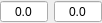
<?xml version="1.0" encoding="UTF-8"?>
<ui version="4.0">
 <class>phase_shift_exposure_and_delay_selector</class>
 <widget class="QWidget" name="phase_shift_exposure_and_delay_selector">
  <property name="geometry">
   <rect>
    <x>0</x>
    <y>0</y>
    <width>91</width>
    <height>20</height>
   </rect>
  </property>
  <property name="windowTitle">
   <string>Form</string>
  </property>
  <layout class="QHBoxLayout" name="horizontalLayout">
   <property name="leftMargin">
    <number>0</number>
   </property>
   <property name="topMargin">
    <number>0</number>
   </property>
   <property name="rightMargin">
    <number>0</number>
   </property>
   <property name="bottomMargin">
    <number>0</number>
   </property>
   <item>
    <widget class="QDoubleSpinBox" name="slm_stability">
     <property name="toolTip">
      <string>SLM Stability</string>
     </property>
     <property name="alignment">
      <set>Qt::AlignCenter</set>
     </property>
     <property name="buttonSymbols">
      <enum>QAbstractSpinBox::NoButtons</enum>
     </property>
     <property name="decimals">
      <number>1</number>
     </property>
     <property name="maximum">
      <double>9999.000000000000000</double>
     </property>
    </widget>
   </item>
   <item>
    <widget class="snap_to_min_spinbox" name="exposure_time">
     <property name="toolTip">
      <string>Exposure Time</string>
     </property>
     <property name="alignment">
      <set>Qt::AlignCenter</set>
     </property>
     <property name="buttonSymbols">
      <enum>QAbstractSpinBox::NoButtons</enum>
     </property>
     <property name="decimals">
      <number>1</number>
     </property>
     <property name="maximum">
      <double>9999.000000000000000</double>
     </property>
    </widget>
   </item>
  </layout>
 </widget>
 <customwidgets>
  <customwidget>
   <class>snap_to_min_spinbox</class>
   <extends>QDoubleSpinBox</extends>
   <header>snap_to_min_spinbox.h</header>
  </customwidget>
 </customwidgets>
 <resources/>
 <connections/>
</ui>
